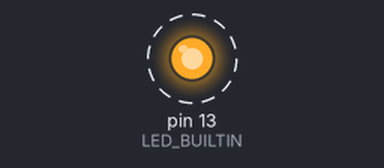
Simulated run of this sketch. Board: Arduino Uno, built with avr-gcc and run on an emulated ATmega328P. On the bench: output pins drawn as LEDs (lit = HIGH). Dashed ring = blinking. What the sketch prints to the serial monitor is not drawn.

Above: at 0.5 s.
Timing chart, 0 to 4.6 s (numbered marks = the images above):
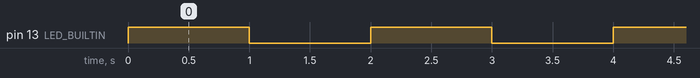

The sketch:

blink.ino
```cpp
void setup() {
  // initialize digital pin LED_BUILTIN as an output.
  pinMode(LED_BUILTIN, OUTPUT);
  Serial.begin(9600);
}

void loop() {
  digitalWrite(LED_BUILTIN, HIGH);   // turn the LED on (HIGH is the voltage level)
  Serial.println("high");
  delay(1000);                       // wait for a second
  digitalWrite(LED_BUILTIN, LOW);    // turn the LED off by making the voltage LOW
  Serial.println("low");
  delay(1000);                       // wait for a second
}
```

Measured:
- by itself, pin 13 (LED_BUILTIN): alternates HIGH for 1.0 s and LOW for 1.0 s
